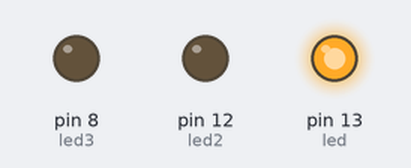
The sketch below on a simulated Arduino Uno, built with avr-gcc and run on an emulated ATmega328P. Parts: output pins drawn as LEDs (lit = HIGH).

Above: at 2.5 s.
At 8.5 s:
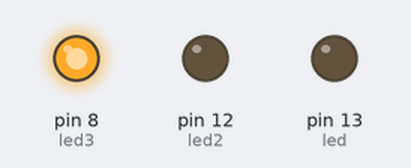
At 16.0 s:
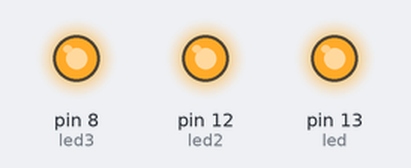
At 26.5 s:
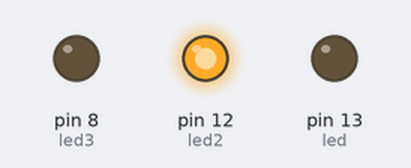
Timing chart, 0 to 27.3 s (numbered marks = the images above):
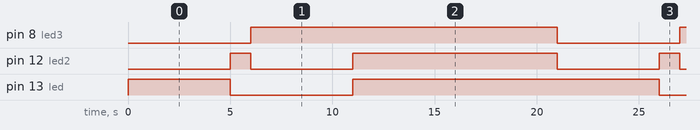

Measured:
- by itself, pin 8 (led3): alternates HIGH for 15.0 s and LOW for 6.0 s
- by itself, pin 12 (led2): repeats every 21.0 s: LOW 5.0 s, HIGH 10.0 s, LOW 5.0 s, HIGH 1.0 s
- by itself, pin 13 (led): repeats every 21.0 s: LOW 6.0 s, HIGH 15.0 s

The sketch:

two_leds_at_a_time_breadborad_.ino
```cpp
int led=13;
int led2=12;
int led3=8;
void setup() {
  pinMode(led,OUTPUT);
  pinMode(led2,OUTPUT);
  pinMode(led3,OUTPUT);
}

void loop() {
  digitalWrite(led, HIGH);
  digitalWrite(led2,LOW);
  digitalWrite(led3,LOW);
  delay(5000);
  digitalWrite(led,LOW);
  digitalWrite(led2,HIGH);
  digitalWrite(led3,LOW);
  delay(1000);
  digitalWrite(led,LOW);
  digitalWrite(led2,LOW);
  digitalWrite(led3,HIGH);
  delay(5000);
  digitalWrite(led,HIGH);
  digitalWrite(led2,HIGH);
  digitalWrite(led3,HIGH);
  delay(10000);
}
```
